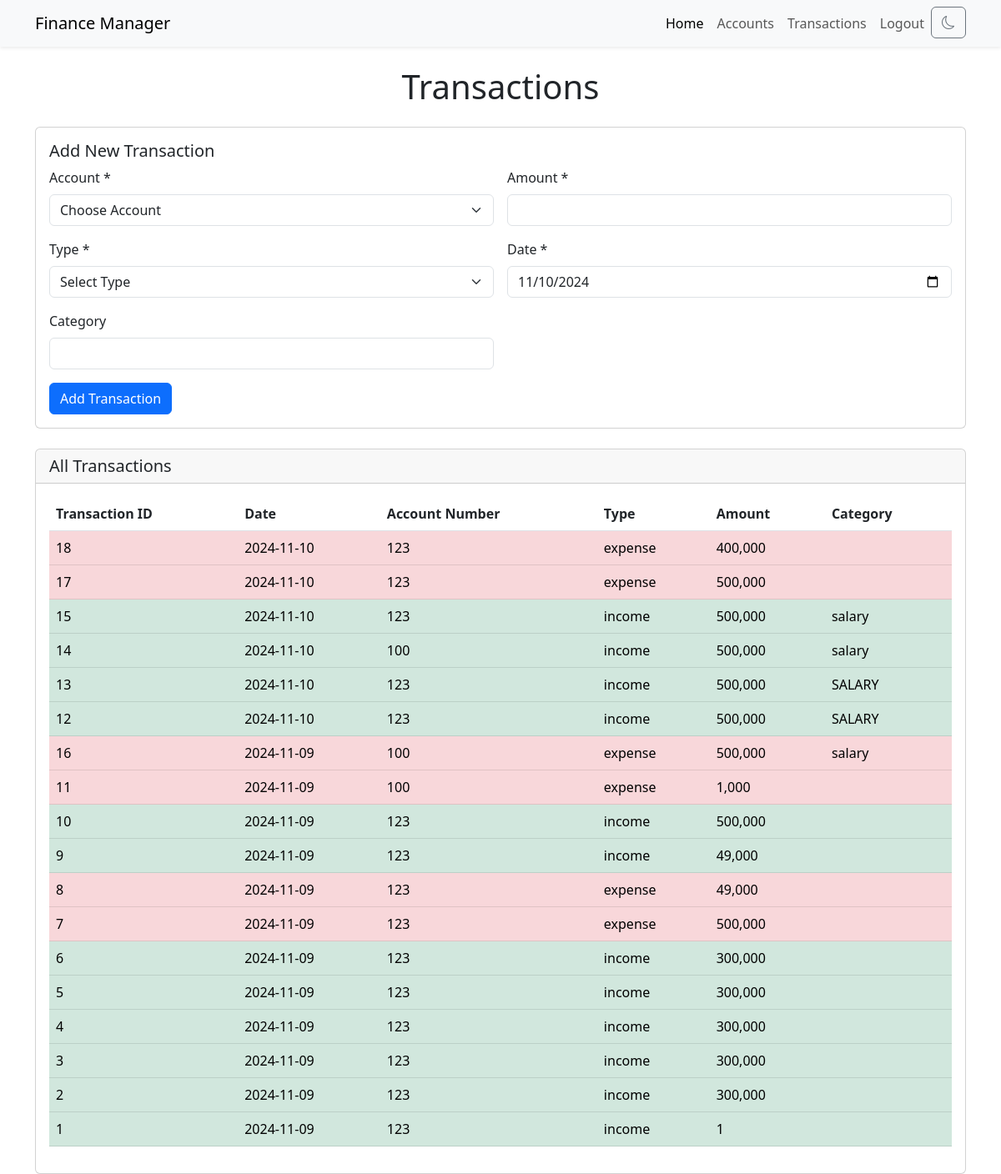
Page /transactions (signed in) on the earlier database version.
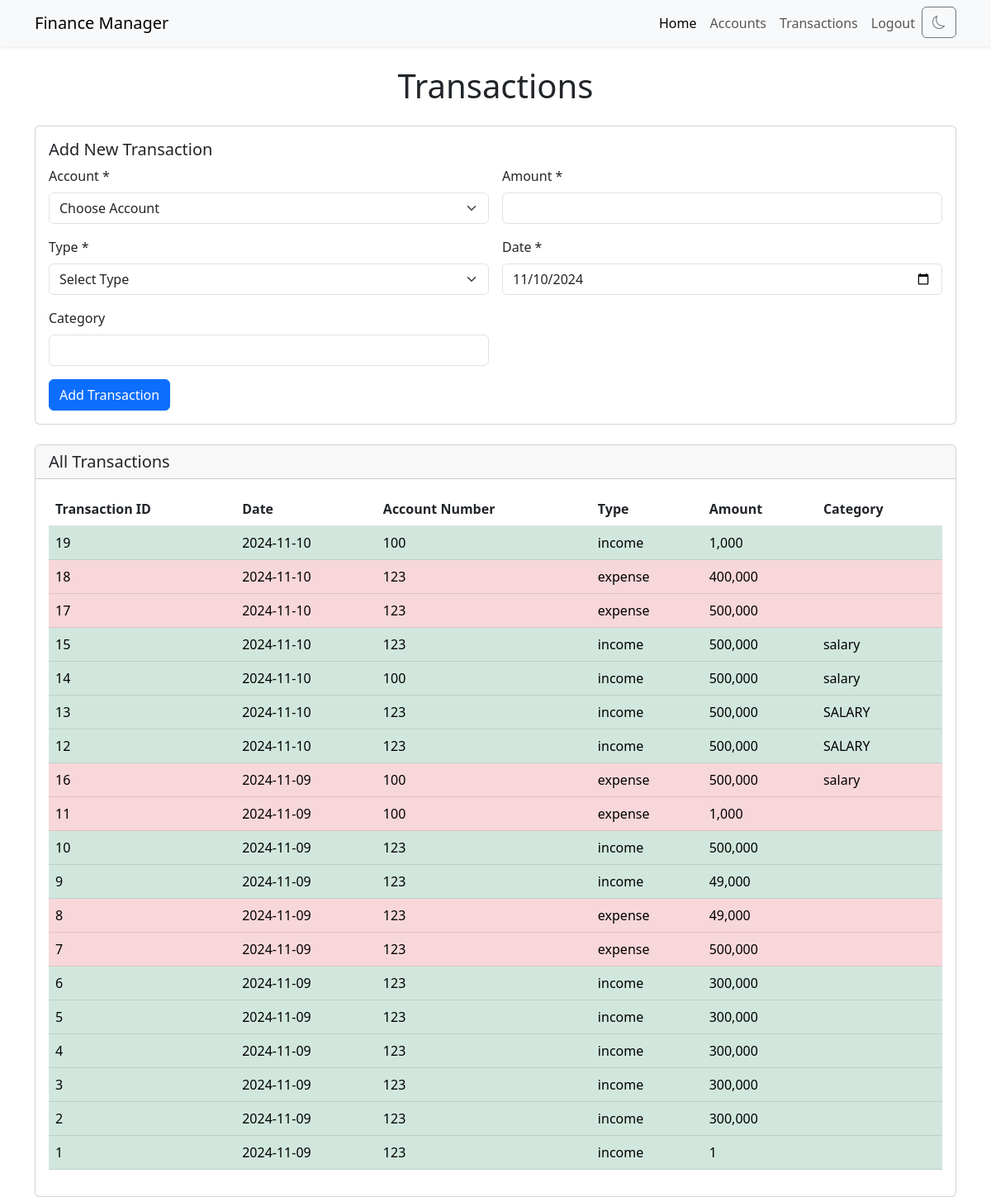
Same page on the later database version.
### app.py (models this page shows, shortened)
class TransactionsTable(db.Model):
    __tablename__ = 'transactions'
    tno = db.Column(db.Integer, primary_key = True, autoincrement = True)
    userid = db.Column(db.Integer, db.ForeignKey("users.id", ondelete='CASCADE'), nullable = False)
    date = db.Column(db.String, nullable = False)
    accno = db.Column(db.Integer, db.ForeignKey("accounts.accno"), nullable = False)
    type = db.Column(db.String, nullable = False)
    amount = db.Column(db.Integer, nullable = False)
    category = db.Column(db.String)

### app.py (the view, shortened to what this page needs)
@app.route('/transactions', methods = ["GET", "POST"])
@login_required
def transactions():
    form = TransactionForm()
    transactions = TransactionsTable.query.filter_by(userid=current_user.id).order_by(TransactionsTable.date.desc(), TransactionsTable.tno.desc()).all()
    form.account_number.choices = [('', "Choose Account")] + [(i.accno, f"{i.accno} - {i.bank}") for i in AccountsTable.query.filter_by(userid=current_user.id).all()]
    return render_template('transactions.html', form=form, transactions=transactions)

### app.py
class TransactionForm(FlaskForm):
    account_number = SelectField("Account Number", validators=[InputRequired()])
    amount = IntegerField('Amount', validators=[InputRequired()])
    type = SelectField('Type', choices=[('', "Select Type"), ('expense', "Expenditure"), ('income', "Income")],validators=[InputRequired()])
    date = DateField('Date', default=datetime.today(), validators=[InputRequired()])
    category = StringField('Category')
    submit = SubmitField('Add Transaction')

### app.py (called while the page is built)
@login_manager.user_loader
def load_user(user_id):
    return UsersTable.query.get(int(user_id))

### templates/transactions.html (shortened to what this page needs)
{% extends "layout.html" %}
{% block content %}
<div class="container mt-4">
    <h1 class="mb-4 text-center">Transactions</h1>
    <div class="card mb-4">
        <div class="card-body">
            <h5 class="card-title">Add New Transaction</h5>
            <form id="addTransactionForm" class="row g-3" method="POST">
                <div class="col-md-6">
                    <label for="transactionAccount" class="form-label">Account *</label>
                    {{ form.account_number(class="form-select", id="transactionAccount") }}
                </div>
                <div class="col-md-6">
                    <label for="transactionAmount" class="form-label">Amount *</label>
                    {{ form.amount(class="form-control", id="transactionAmount") }}
                </div>
                <div class="col-md-6">
                    <label for="transactionType" class="form-label">Type *</label>
                    {{ form.type(class="form-select", id="transactionType") }}
                </div>
                <div class="col-md-6">
                    <label for="transactionDate" class="form-label">Date *</label>
                    {{ form.date(class="form-control", id="transactionDate") }}
                </div>
                <div class="col-md-6">
                    <label for="transactionCategory" class="form-label">Category</label>
                    {{ form.category(class="form-control", id="transactionCategory") }}
                </div>
                <div class="col-12">
                    {{ form.submit(class="btn btn-primary") }}
                </div>
            </form>
        </div>
    </div>
    <div class="card">
        <div class="card-header">
            <h5 class="card-title mb-0">All Transactions</h5>
        </div>
        <div class="card-body">
            {% if transactions %}
            <table id="transactionsTable" class="table">
                <thead>
                    <tr>
                        <th scope="col">Transaction ID</th>
                        <th scope="col">Date</th>
                        <th scope="col">Account Number</th>
                        <th scope="col">Type</th>
                        <th scope="col">Amount</th>
                        <th scope="col">Category</th>
                    </tr>
                </thead>
                <tbody>
                    {% for transaction in transactions %}
                    {% if transaction.type == 'income' %}
                        <tr class="table-success">
                    {% else %}
                        <tr class="table-danger">
                    {% endif %}
                            <td>{{transaction.tno}}</td>
                            <td>{{transaction.date}}</td>
                            <td>{{transaction.accno}}</td>
                            <td>{{transaction.type}}</td>
                            <td>{{"{:,}".format(transaction.amount)}}</td>
                            <td>{{transaction.category}}</td>
                        </tr>
                    {% endfor %}
                </tbody>
            </table>
            {% else %}
            <div class="alert alert-info" role="info">
                <i class="fas fa-exclamation-circle"></i> &nbsp; No transactions yet.
            </div>
            {% endif %}
        </div>
    </div>
</div>
{% endblock %}

Differences in the rows shown:
added TransactionsTable: amount "1,000"
